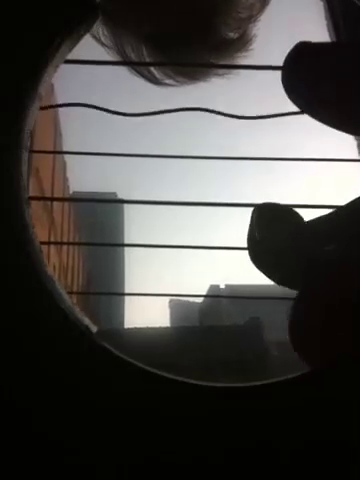
#> input picture frame 21 of EADGBE.mp4, 360 x 480 px, given in place of sample.mp4, which was not available
$ python findPeaks.py
#> lines starting #> are read from the running program, lines starting #| are printed output that depends on the picture; after the words box and inside, x2 and y2 are one past the last pixel; in counts of white or black regions, pixels touching at a corner belong together; pictures that were not available may be replaced by others from this repository, and a replacement may not be noted
import cv2

# np is an alias pointing to numpy library
import numpy as np

# capture frames from a camera
cap = cv2.VideoCapture("sample.mp4")

# loop runs if capturing has been initialized
while (cap.isOpened()):
    # reads frames from video
    ret, frame = cap.read()
#> frame is the input picture: shape (480, 360, 3); mean B, G, R 71.5, 73.8, 75.7

    # converting BGR to HSV
    hsv = cv2.cvtColor(frame, cv2.COLOR_BGR2HSV)
#> hsv: shape (480, 360, 3); mean H, S, V 51, 99.3, 76.7

    # define range of red color in HSV
    lower_red = np.array([30, 150, 50])
    upper_red = np.array([255, 255, 180])

    # create a red HSV colour boundary and
    # threshold HSV image
    mask = cv2.inRange(hsv, lower_red, upper_red)
#> mask: shape (480, 360); every value is 0

    # Bitwise-AND mask and original image
    res = cv2.bitwise_and(frame, frame, mask=mask)
#> res: shape (480, 360, 3); every value is 0

    # Display an original image
    cv2.imshow('Original', frame)

    # apply gaussian filter
    frame = cv2.GaussianBlur(frame, (9, 9), 0)
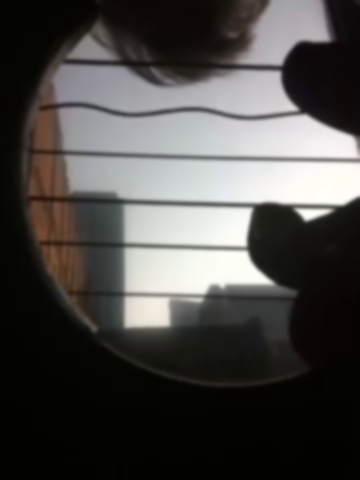
#> frame: shape (480, 360, 3); mean B, G, R 71.5, 73.8, 75.7

    cv2.imshow('blur', frame)

    # finds edges in the input image image and
    # marks them in the output map edges
    edges = cv2.Canny(frame, 100, 200, apertureSize = 3)
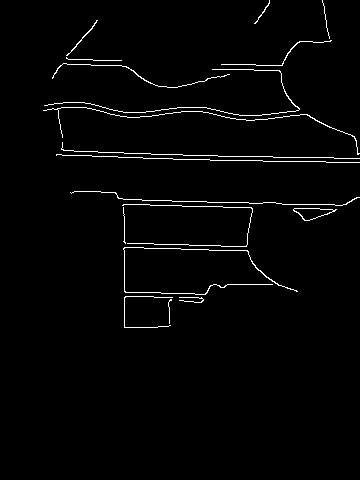
#> edges: shape (480, 360); 1.9% white in thin lines or dots, all inside (x1, y1, x2, y2) = (43, 0, 360, 328)

    # Display edges in a frame
    cv2.imshow('Edges', edges)

    # Wait for Esc key to stop
    k = cv2.waitKey(30) & 0xFF
#> (key Esc is pressed here)
    if k == 27:
        break

# Close the window
cap.release()

# De-allocate any associated memory usage
cv2.destroyAllWindows()

$ run again, starting later in the video
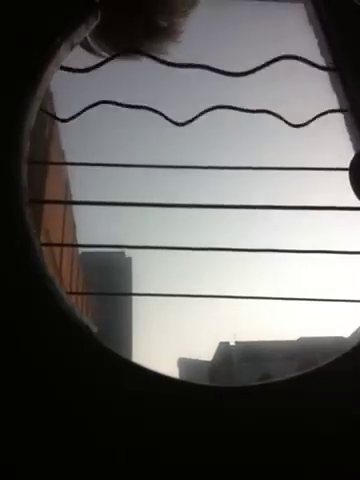
#> input picture frame 96 of EADGBE.mp4, 360 x 480 px, given in place of sample.mp4, which was not available
#> frame is the input picture: shape (480, 360, 3); mean B, G, R 94.9, 96.4, 97.6
#> hsv: shape (480, 360, 3); mean H, S, V 54.5, 76, 99.3
#> mask: shape (480, 360); every value is 0
#> res: shape (480, 360, 3); every value is 0
#> `frame = cv2.GaussianBlur(frame, (9, 9), 0)`:
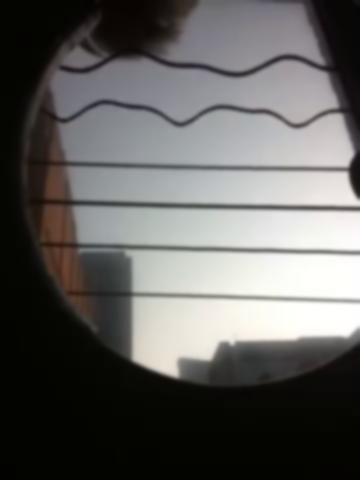
#> frame: shape (480, 360, 3); mean B, G, R 94.9, 96.4, 97.6
#> `edges = cv2.Canny(frame, 100, 200, apertureSize = 3)`:
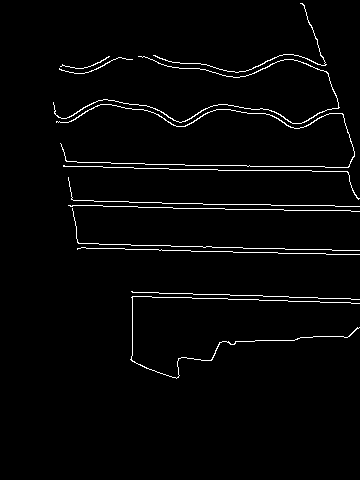
#> edges: shape (480, 360); 2.4% white in thin lines or dots, all inside (x1, y1, x2, y2) = (53, 3, 360, 379)

$ run again, starting later in the video
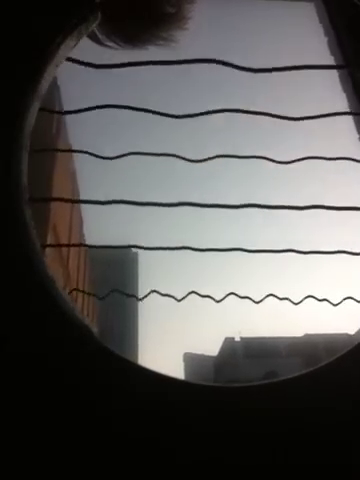
#> input picture frame 172 of EADGBE.mp4, 360 x 480 px, given in place of sample.mp4, which was not available
#> frame is the input picture: shape (480, 360, 3); mean B, G, R 89.4, 90.9, 92
#> hsv: shape (480, 360, 3); mean H, S, V 57.7, 81.1, 94
#> mask: shape (480, 360); every value is 0
#> res: shape (480, 360, 3); every value is 0
#> `frame = cv2.GaussianBlur(frame, (9, 9), 0)`:
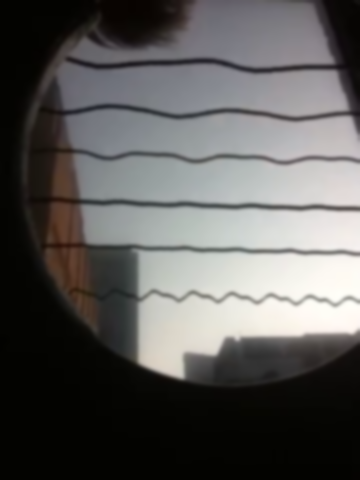
#> frame: shape (480, 360, 3); mean B, G, R 89.5, 90.9, 92
#> `edges = cv2.Canny(frame, 100, 200, apertureSize = 3)`:
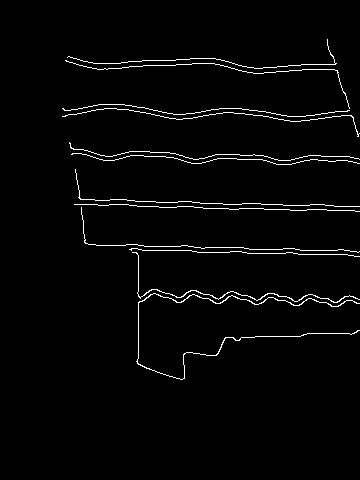
#> edges: shape (480, 360); 2.3% white in thin lines or dots, all inside (x1, y1, x2, y2) = (62, 39, 360, 380)
